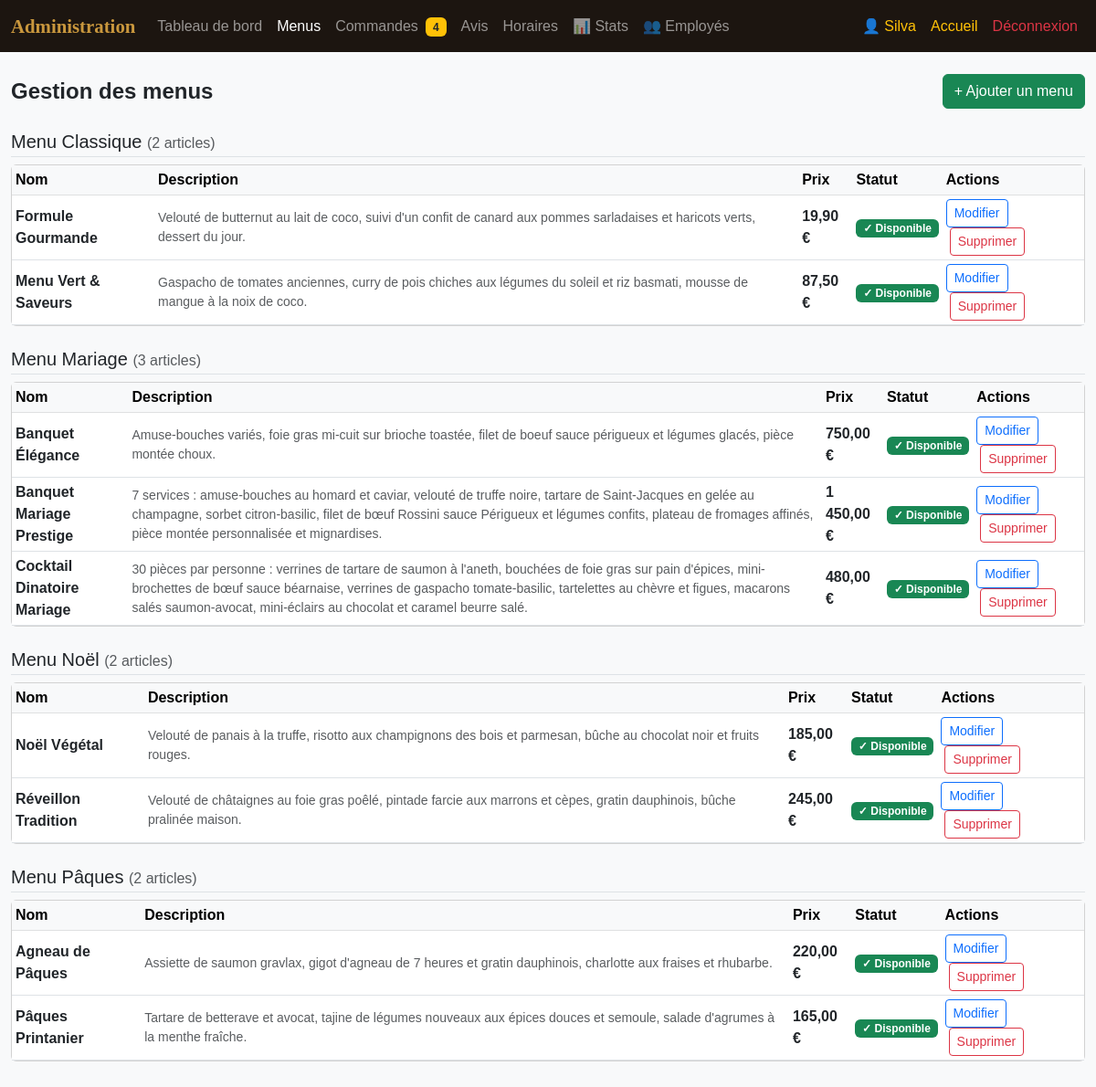
Page /admin/menus.php (signed in) on the earlier database version.
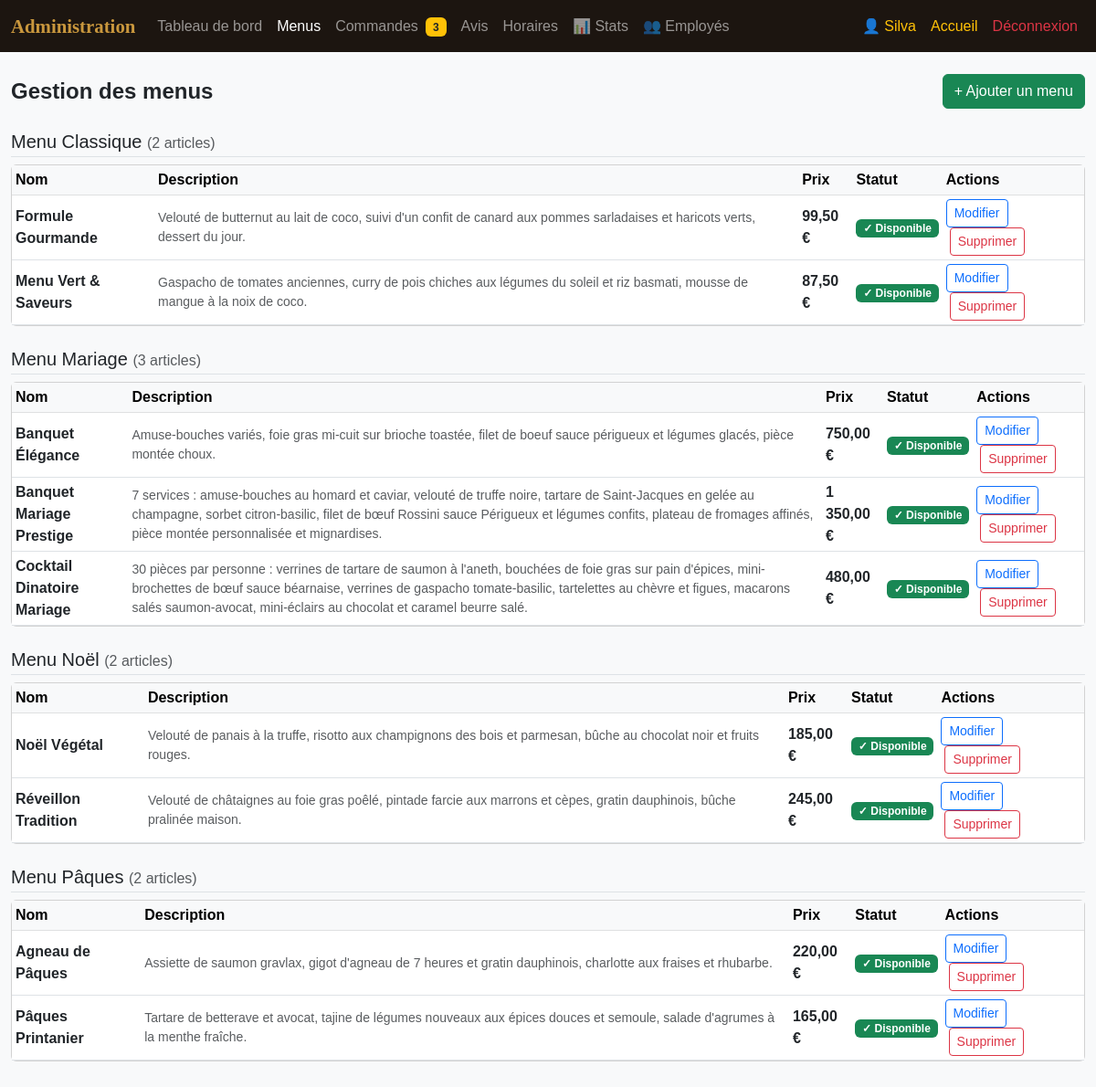
Same page on the later database version.
### tables this page shows
CREATE TABLE `menus` (
  `id` int NOT NULL,
  `nom` varchar(200) NOT NULL,
  `description` text,
  `prix` decimal(10,2) NOT NULL,
  `categorie` varchar(100) NOT NULL,
  `disponible` tinyint(1) DEFAULT '1',
  `image_url` text,
  `allergenes` text,
  `regime` varchar(200) DEFAULT '',
  `personnes_min` int DEFAULT '1',
  `created_at` datetime DEFAULT CURRENT_TIMESTAMP
);

### admin/menus.php (the view, shortened to what the changed rows need)
<?php
include __DIR__ . '/../includes/db.php';
$active_page = 'menus';
$menus = $pdo->query("SELECT * FROM menus ORDER BY categorie,nom")->fetchAll();
$by_cat = [];
foreach ($menus as $m) {
    $by_cat[$m['categorie']][] = $m;
}
?>
<!DOCTYPE html>
<html lang="fr">
<head>
<link rel="stylesheet" href="https://cdn.jsdelivr.net/npm/bootstrap@5.3.0/dist/css/bootstrap.min.css">
    <link rel="stylesheet" href="<?= BASE_URL ?>assets/css/global.css">
    <link rel="stylesheet" href="<?= BASE_URL ?>assets/css/espace.css">
</head>
<body class="bg-light">
    <?php include __DIR__ . '/../includes/partials/admin_nav.php'; ?>
    <div class="container-fluid py-4">
        <?php foreach ($by_cat as $cat => $items): ?>
        <h5 class="mt-4 mb-2 border-bottom pb-1"><?= htmlspecialchars($cat) ?> <small class="text-muted fw-normal fs-6">(<?= count($items) ?> article<?= count($items)>1?'s':'' ?>)</small></h5>
        <div class="card mb-3">
            <div class="card-body p-0">
                <table class="table table-hover table-sm align-middle mb-0">
                    <thead class="table-light">
                        <tr>
                            <th>Nom</th>
                            <th>Description</th>
                            <th>Prix</th>
                            <th>Statut</th>
                            <th>Actions</th>
                        </tr>
                    </thead>
                    <tbody>
                        <?php foreach ($items as $m): ?>
                        <tr>
                            <td class="fw-semibold"><?= htmlspecialchars($m['nom']) ?></td>
                            <td class="text-muted small"><?= htmlspecialchars($m['description']) ?></td>
                            <td class="fw-bold"><?= number_format($m['prix'],2,',',' ') ?> €</td>
                            <td>
                                <a href="?toggle=<?= $m['id'] ?>" class="badge <?= $m['disponible']?'bg-success':'bg-secondary' ?> text-decoration-none">
                                    <?= $m['disponible']?'✓ Disponible':'✗ Indisponible' ?>
                                </a>
                            </td>
                            <td>
                                <a href="?edit=<?= $m['id'] ?>" class="btn btn-sm btn-outline-primary">Modifier</a>
                                <a href="?delete=<?= $m['id'] ?>" class="btn btn-sm btn-outline-danger ms-1" onclick="return confirm('Supprimer ce menu ?')">Supprimer</a>
                            </td>
                        </tr>
                        <?php endforeach; ?>
                    </tbody>
                </table>
            </div>
        </div>
        <?php endforeach; ?>
    </div>
</body>
</html>

### includes/partials/admin_nav.php (shortened to what the changed rows need)
<?php
$pending_cmd  = $pdo->query("SELECT COUNT(*) FROM commandes WHERE statut='en attente'")->fetchColumn();
?>
<nav class="navbar navbar-expand-lg navbar-dark sticky-top" style="background:#1C1510">
    <div class="container-fluid">
        <div class="collapse navbar-collapse" id="adminNav">
            <ul class="navbar-nav me-auto">
                <li class="nav-item">
                    <a class="nav-link <?= $active_page==='orders' ? 'active' : '' ?>" href="<?= BASE_URL ?>admin/orders.php">Commandes
                    <?php if($pending_cmd > 0): ?>
                        <span class="badge bg-warning text-dark ms-1"><?= $pending_cmd ?></span>
                    <?php endif; ?>
                    </a>
                </li>
            </ul>
        </div>
    </div>
</nav>

Differences in the rows shown:
changed menus "Formule Gourmande": prix "19,90" → "99,50"
changed menus "Banquet Mariage Prestige": prix "1 450,00" → "1 350,00"
Other differences:
$pending_cmd: "4" → "3"
